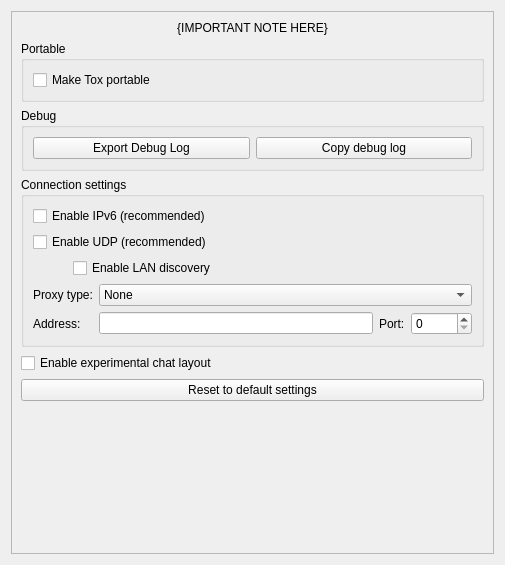
<?xml version="1.0" encoding="UTF-8"?>
<ui version="4.0">
 <class>AdvancedSettings</class>
 <widget class="QWidget" name="AdvancedSettings">
  <property name="geometry">
   <rect>
    <x>0</x>
    <y>0</y>
    <width>505</width>
    <height>565</height>
   </rect>
  </property>
  <property name="windowTitle">
   <string notr="true">Form</string>
  </property>
  <layout class="QVBoxLayout" name="verticalLayout">
   <item>
    <widget class="VerticalOnlyScroller" name="scrollArea">
     <property name="widgetResizable">
      <bool>true</bool>
     </property>
     <widget class="QWidget" name="scrollAreaWidgetContents">
      <property name="geometry">
       <rect>
        <x>0</x>
        <y>0</y>
        <width>485</width>
        <height>545</height>
       </rect>
      </property>
      <layout class="QVBoxLayout" name="verticalLayout_2">
       <item>
        <widget class="QLabel" name="warningLabel">
         <property name="text">
          <string notr="true">{IMPORTANT NOTE HERE}</string>
         </property>
         <property name="textFormat">
          <enum>Qt::RichText</enum>
         </property>
         <property name="alignment">
          <set>Qt::AlignCenter</set>
         </property>
         <property name="wordWrap">
          <bool>true</bool>
         </property>
         <property name="textInteractionFlags">
          <set>Qt::TextSelectableByKeyboard|Qt::TextSelectableByMouse</set>
         </property>
        </widget>
       </item>
       <item>
        <widget class="QGroupBox" name="ProtableGroup">
         <property name="title">
          <string>Portable</string>
         </property>
         <layout class="QVBoxLayout" name="verticalLayout_3">
          <item>
           <widget class="QCheckBox" name="cbMakeToxPortable">
            <property name="toolTip">
             <string extracomment="describes makeToxPortable checkbox">Save settings to the working directory instead of the usual conf dir</string>
            </property>
            <property name="text">
             <string>Make Tox portable</string>
            </property>
           </widget>
          </item>
         </layout>
        </widget>
       </item>
       <item>
        <widget class="QGroupBox" name="DebugGroup">
         <property name="title">
          <string>Debug</string>
         </property>
         <layout class="QHBoxLayout" name="horizontalLayout">
          <item>
           <widget class="QPushButton" name="btnExportLog">
            <property name="text">
             <string>Export Debug Log</string>
            </property>
           </widget>
          </item>
          <item>
           <widget class="QPushButton" name="btnCopyDebug">
            <property name="text">
             <string>Copy debug log</string>
            </property>
           </widget>
          </item>
         </layout>
        </widget>
       </item>
       <item>
        <widget class="QGroupBox" name="connectionGroup">
         <property name="title">
          <string>Connection settings</string>
         </property>
         <property name="alignment">
          <set>Qt::AlignLeading|Qt::AlignLeft|Qt::AlignTop</set>
         </property>
         <layout class="QVBoxLayout" name="verticalLayoutProxy">
          <property name="topMargin">
           <number>9</number>
          </property>
          <item>
           <layout class="QVBoxLayout" name="verticalLayout_5">
            <item>
             <widget class="QCheckBox" name="cbEnableIPv6">
              <property name="text">
               <string extracomment="Text on a checkbox to enable IPv6">Enable IPv6 (recommended)</string>
              </property>
             </widget>
            </item>
            <item>
             <widget class="QCheckBox" name="cbEnableUDP">
              <property name="toolTip">
               <string extracomment="force tcp checkbox tooltip">Disabling this allows, e.g., Tox over Tor. It adds load to the Tox network however, so uncheck only when necessary.</string>
              </property>
              <property name="text">
               <string extracomment="Text on checkbox to disable UDP">Enable UDP (recommended)</string>
              </property>
             </widget>
            </item>
            <item>
             <layout class="QVBoxLayout" name="verticalLayout_6">
              <property name="leftMargin">
               <number>40</number>
              </property>
              <item>
               <widget class="QCheckBox" name="cbEnableLanDiscovery">
                <property name="text">
                 <string>Enable LAN discovery</string>
                </property>
               </widget>
              </item>
             </layout>
            </item>
           </layout>
          </item>
          <item>
           <layout class="QGridLayout" name="proxyLayout">
            <item row="1" column="0">
             <widget class="QLabel" name="proxyTypeLabel">
              <property name="text">
               <string>Proxy type:</string>
              </property>
             </widget>
            </item>
            <item row="2" column="3">
             <widget class="QSpinBox" name="proxyPort">
              <property name="minimum">
               <number>0</number>
              </property>
              <property name="maximum">
               <number>65535</number>
              </property>
             </widget>
            </item>
            <item row="2" column="0">
             <widget class="QLabel" name="proxyAddrLabel">
              <property name="text">
               <string extracomment="Text on proxy addr label">Address:</string>
              </property>
             </widget>
            </item>
            <item row="2" column="1">
             <widget class="QLineEdit" name="proxyAddr"/>
            </item>
            <item row="2" column="2">
             <widget class="QLabel" name="proxyPortLabel">
              <property name="text">
               <string extracomment="Text on proxy port label">Port:</string>
              </property>
             </widget>
            </item>
            <item row="1" column="1" colspan="3">
             <widget class="QComboBox" name="proxyType">
              <property name="sizePolicy">
               <sizepolicy hsizetype="Expanding" vsizetype="Fixed">
                <horstretch>0</horstretch>
                <verstretch>0</verstretch>
               </sizepolicy>
              </property>
              <item>
               <property name="text">
                <string>None</string>
               </property>
              </item>
              <item>
               <property name="text">
                <string>SOCKS5</string>
               </property>
              </item>
              <item>
               <property name="text">
                <string>HTTP</string>
               </property>
              </item>
             </widget>
            </item>
           </layout>
          </item>
          <item>
           <layout class="QHBoxLayout" name="horizontalLayout_4"/>
          </item>
         </layout>
        </widget>
       </item>
       <item>
        <layout class="QVBoxLayout" name="experimentalGroup">
         <item>
          <widget class="QCheckBox" name="cbExperimentalChat">
           <property name="text">
            <string>Enable experimental chat layout</string>
           </property>
          </widget>
         </item>
        </layout>
       </item>
       <item>
        <widget class="QPushButton" name="resetButton">
         <property name="text">
          <string>Reset to default settings</string>
         </property>
        </widget>
       </item>
       <item>
        <spacer name="verticalSpacer">
         <property name="orientation">
          <enum>Qt::Vertical</enum>
         </property>
         <property name="sizeHint" stdset="0">
          <size>
           <width>20</width>
           <height>40</height>
          </size>
         </property>
        </spacer>
       </item>
      </layout>
     </widget>
    </widget>
   </item>
  </layout>
 </widget>
 <customwidgets>
  <customwidget>
   <class>VerticalOnlyScroller</class>
   <extends>QScrollArea</extends>
   <header>src/widget/form/settings/verticalonlyscroller.h</header>
   <container>1</container>
  </customwidget>
 </customwidgets>
 <tabstops>
  <tabstop>scrollArea</tabstop>
  <tabstop>cbMakeToxPortable</tabstop>
  <tabstop>btnExportLog</tabstop>
  <tabstop>btnCopyDebug</tabstop>
  <tabstop>cbEnableIPv6</tabstop>
  <tabstop>cbEnableUDP</tabstop>
  <tabstop>proxyType</tabstop>
  <tabstop>proxyAddr</tabstop>
  <tabstop>proxyPort</tabstop>
  <tabstop>resetButton</tabstop>
 </tabstops>
 <resources/>
 <connections/>
</ui>
